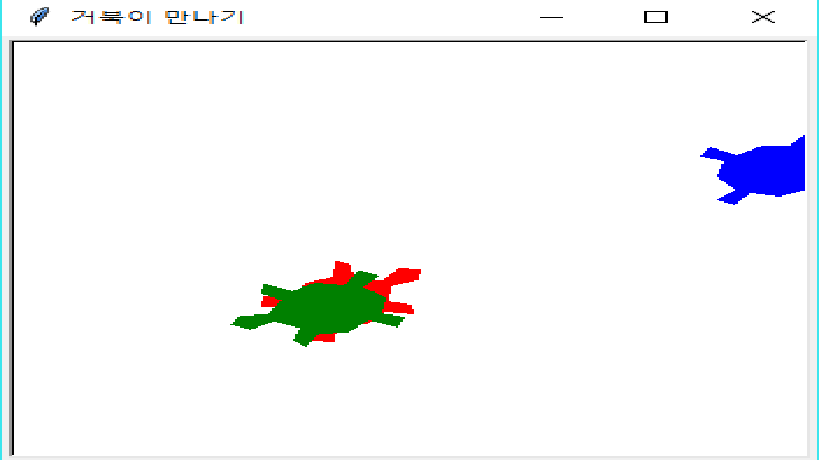

Write Python code to recreate this figure.
import turtle
import math
import random
t1,t2,t3=[None]*3
t1X,t1Y,t2X,t2Y,t3X,t3Y=[0]*6
swidth,sheight=300,300
if __name__=="__main__":
    turtle.title('거북이 만나기')
    turtle.setup(width=swidth+50,height=sheight+50)
    turtle.screensize(swidth,sheight)
    t1=turtle.Turtle('turtle');t1.color('red');t1.penup()
    t2=turtle.Turtle('turtle');t2.color('green');t2.penup()
    t3=turtle.Turtle('turtle');t3.color('blue');t3.penup()
    t1.goto(-100,-100);t2.goto(0,0);t3.goto(100,100)
    while True:
        angle=random.randrange(0,360)
        dist=random.randrange(1,50)
        t1.left(angle);t1.forward(dist)
        angle=random.randrange(0,360)
        dist=random.randrange(1,50)
        t2.left(angle);t2.forward(dist)
        angle=random.randrange(0,360)
        dist=random.randrange(1,50)
        t3.left(angle);t3.forward(dist)
        t1X=t1.xcor();t1Y=t1.ycor()
        t2X=t2.xcor();t2Y=t2.ycor()
        t3X=t3.xcor();t3Y=t3.ycor()
        if math.sqrt(((t1X-t2X)*(t1X-t2X))+((t1Y-t2Y)*(t1Y-t2Y)))<=20 or \
           math.sqrt(((t1X-t3X)*(t1X-t3X))+((t1Y-t3Y)*(t1Y-t3Y)))<=20 or \
           math.sqrt(((t2X-t3X)*(t2X-t3X))+((t2Y-t3Y)*(t2Y-t3Y)))<=20:
            t1.turtlesize(3);t2.turtlesize(3);t3.turtlesize(3)
            break
turtle.done()
